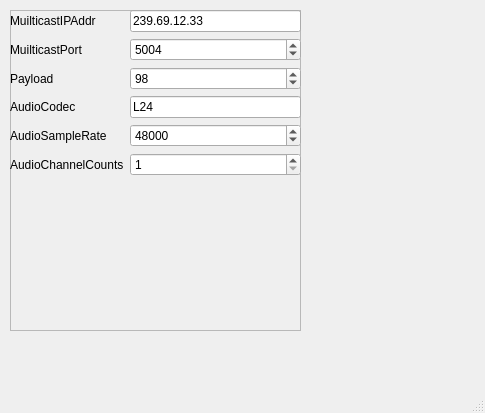
<?xml version="1.0" encoding="UTF-8"?>
<ui version="4.0">
 <class>MainWindow</class>
 <widget class="QMainWindow" name="MainWindow">
  <property name="geometry">
   <rect>
    <x>0</x>
    <y>0</y>
    <width>485</width>
    <height>413</height>
   </rect>
  </property>
  <property name="windowTitle">
   <string>MainWindow</string>
  </property>
  <widget class="QWidget" name="centralwidget">
   <widget class="QFrame" name="listenerParam">
    <property name="geometry">
     <rect>
      <x>10</x>
      <y>10</y>
      <width>291</width>
      <height>321</height>
     </rect>
    </property>
    <property name="frameShape">
     <enum>QFrame::StyledPanel</enum>
    </property>
    <property name="frameShadow">
     <enum>QFrame::Raised</enum>
    </property>
    <widget class="QWidget" name="formLayoutWidget">
     <property name="geometry">
      <rect>
       <x>0</x>
       <y>0</y>
       <width>291</width>
       <height>321</height>
      </rect>
     </property>
     <layout class="QFormLayout" name="formLayout">
      <item row="0" column="0">
       <widget class="QLabel" name="muilticastIPAddrLabel">
        <property name="text">
         <string>MuilticastIPAddr</string>
        </property>
       </widget>
      </item>
      <item row="0" column="1">
       <widget class="QLineEdit" name="muilticastIPAddrLineEdit">
        <property name="text">
         <string>239.69.12.33</string>
        </property>
        <property name="maxLength">
         <number>64</number>
        </property>
       </widget>
      </item>
      <item row="1" column="0">
       <widget class="QLabel" name="muilticastPortLabel">
        <property name="text">
         <string>MuilticastPort</string>
        </property>
       </widget>
      </item>
      <item row="1" column="1">
       <widget class="QSpinBox" name="muilticastPortSpinBox">
        <property name="minimum">
         <number>1</number>
        </property>
        <property name="maximum">
         <number>65535</number>
        </property>
        <property name="value">
         <number>5004</number>
        </property>
       </widget>
      </item>
      <item row="2" column="0">
       <widget class="QLabel" name="payloadLabel">
        <property name="text">
         <string>Payload</string>
        </property>
       </widget>
      </item>
      <item row="2" column="1">
       <widget class="QSpinBox" name="payloadSpinBox">
        <property name="minimum">
         <number>1</number>
        </property>
        <property name="maximum">
         <number>255</number>
        </property>
        <property name="value">
         <number>98</number>
        </property>
       </widget>
      </item>
      <item row="3" column="0">
       <widget class="QLabel" name="audioCodecLabel">
        <property name="text">
         <string>AudioCodec</string>
        </property>
       </widget>
      </item>
      <item row="3" column="1">
       <widget class="QLineEdit" name="audioCodecLineEdit">
        <property name="text">
         <string>L24</string>
        </property>
        <property name="maxLength">
         <number>5</number>
        </property>
       </widget>
      </item>
      <item row="4" column="0">
       <widget class="QLabel" name="audioSampleRateLabel">
        <property name="text">
         <string>AudioSampleRate</string>
        </property>
       </widget>
      </item>
      <item row="4" column="1">
       <widget class="QSpinBox" name="audioSampleRateSpinBox">
        <property name="minimum">
         <number>44100</number>
        </property>
        <property name="maximum">
         <number>96000</number>
        </property>
        <property name="value">
         <number>48000</number>
        </property>
       </widget>
      </item>
      <item row="5" column="0">
       <widget class="QLabel" name="audioChannelCountsLabel">
        <property name="text">
         <string>AudioChannelCounts</string>
        </property>
       </widget>
      </item>
      <item row="5" column="1">
       <widget class="QSpinBox" name="audioChannelCountsSpinBox">
        <property name="minimum">
         <number>1</number>
        </property>
        <property name="maximum">
         <number>128</number>
        </property>
        <property name="value">
         <number>1</number>
        </property>
       </widget>
      </item>
     </layout>
    </widget>
   </widget>
  </widget>
  <widget class="QMenuBar" name="menubar">
   <property name="geometry">
    <rect>
     <x>0</x>
     <y>0</y>
     <width>485</width>
     <height>24</height>
    </rect>
   </property>
  </widget>
  <widget class="QStatusBar" name="statusbar"/>
 </widget>
 <resources/>
 <connections/>
</ui>
